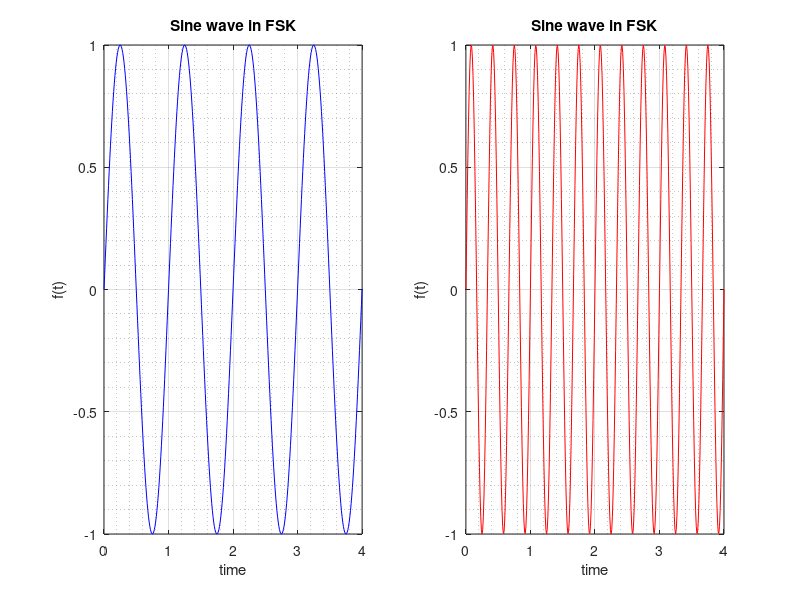

Write the MATLAB code that produced this figure.
subplot(1, 2, 1)
t = 0 : 0.01 : 4
f1 = 1
A = 1
y = A * sin(2 * pi * f1 * t)
plot(t, y, 'b')
title('Sine wave in FSK')
xlabel('time')
ylabel('f(t)')
grid on
grid minor

subplot(1, 2, 2)
f2 = 3
y2 = A * sin(2 * pi * f2 * t)
plot(t, y2, 'r')
title('Sine wave in FSK')
xlabel('time')
ylabel('f(t)')
grid on
grid minor